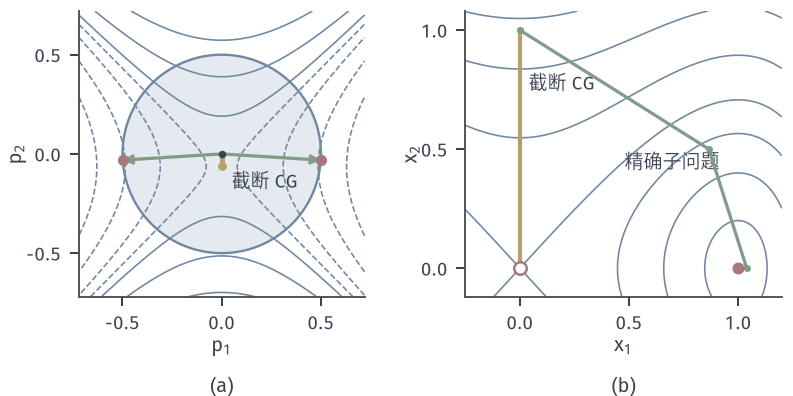

This figure's Python source:
from pathlib import Path
import sys
ROOT = next(p for p in Path(__file__).resolve().parents if (p/'build.sh').is_file() and (p/'tex/book.tex').is_file())
sys.path.insert(0, str(ROOT/'figures/00-shared/mathematical-preliminaries-upper/00-shared/comprehension-figures'))
from support import figure, save, BLUE, GREEN, YELLOW, RED, PURPLE, INK, MUTED, GRID, BLUE_FILL, GREEN_FILL, YELLOW_FILL, RED_FILL, PURPLE_FILL
import numpy as np
HERE = Path(__file__).resolve().parent
STROKE = '#4C4D4F'
def panel(fig, left, right, top, bottom, wspace=.25, hspace=.2):
    fig.set_layout_engine(None)
    fig.subplots_adjust(left=left, right=right, top=top, bottom=bottom, wspace=wspace, hspace=hspace)
def tag(fig, ax, s, y=.05):
    p = ax.get_position(); fig.text((p.x0+p.x1)/2, y, s, ha='center', va='top')
# 贯穿例 f(x)=(x1^2-1)^2/4+x2^2/2，L=2 与 M=6 在 |x1|<=1 上成立，alpha=1/2。
def F(x): return .25*(x[0]**2-1)**2+.5*x[1]**2
def G(x): return np.array([x[0]**3-x[0],x[1]])
LEV=[.02,.08,.16,.25,.4,.65,1,1.5]
def contour(ax,xr,yr,levels=LEV):
    X,Y=np.meshgrid(np.linspace(*xr,700),np.linspace(*yr,500))
    ax.contour(X,Y,.25*(X**2-1)**2+.5*Y**2,levels=levels,colors=[BLUE],linewidths=.65)
def minima(ax,pts=((1,0),(-1,0))):
    for x,y in pts: ax.plot([x],[y],'o',ms=4.8,color=RED,mew=0,zorder=6)
def saddle(ax,x=0,y=0): ax.plot([x],[y],'o',mfc='white',mec=RED,ms=5,mew=1,zorder=7)
def trs(g,lam,D):
    # 精确求解 min g.p+p.diag(lam).p/2, |p|<=D（二维对角情形）
    q=int(np.argmin(lam)); lmin=lam[q]; o=1-q
    if lmin>0 and np.linalg.norm(g/lam)<=D: return -g/lam
    if abs(g[q])<1e-14:
        mu=max(-lmin,0.); pp=np.zeros(2)
        if lam[o]+mu>0: pp[o]=-g[o]/(lam[o]+mu)
        if np.linalg.norm(pp)<=D:
            pp[q]=np.sqrt(D*D-pp[o]**2); return pp
    lo=max(0.,-lmin)+1e-14; hi=lo+1
    while np.linalg.norm(g/(lam+hi))>D: hi*=2
    for _ in range(200):
        m=.5*(lo+hi)
        if np.linalg.norm(g/(lam+m))>D: lo=m
        else: hi=m
    return -g/(lam+hi)
def tcg(g,lam,D):
    # 截断共轭梯度，二维对角 B
    z=np.zeros(2); r=g.copy(); d=-r
    if np.linalg.norm(r)<1e-12: return z
    for j in range(5):
        Bd=lam*d; c=d@Bd
        if c<=0:
            a,b,cc=d@d,2*z@d,z@z-D*D; tau=(-b+np.sqrt(b*b-4*a*cc))/(2*a); return z+tau*d
        al=r@r/c; zn=z+al*d
        if np.linalg.norm(zn)>=D:
            a,b,cc=d@d,2*z@d,z@z-D*D; tau=(-b+np.sqrt(b*b-4*a*cc))/(2*a); return z+tau*d
        rn=r+al*Bd
        if np.linalg.norm(rn)<1e-10: return zn
        be=rn@rn/(r@r); d=-rn+be*d; z,r=zn,rn
    return z
def tr_run(x0,D0,solve,T=40,tol=1e-9):
    x=np.array(x0,float); D=D0; P=[x.copy()]; rec=[]
    for t in range(T):
        g=G(x); lam=np.array([3*x[0]**2-1,1.])
        if np.linalg.norm(g)<tol and lam.min()>=-1e-9: break
        if np.linalg.norm(g)<tol and solve is tcg: break
        p=solve(g,lam,D); pred=-(g@p+.5*(lam*p*p).sum())
        if pred<=1e-15: break
        ared=F(x)-F(x+p); rho=ared/pred; acc=rho>=.25
        rec.append((t,x.copy(),D,p.copy(),pred,ared,rho,acc))
        if acc: x=x+p
        if rho<.25: D=D/2
        elif rho>=.75 and abs(np.linalg.norm(p)-D)<1e-9: D=min(2*D,2.)
        P.append(x.copy())
    return np.array(P),rec
x0=np.array([0.,.0625]); g=G(x0); lam=np.array([-1.,1.]); D=.5
fig,(a,b)=figure(width_mm=112,height_mm=56,ncols=2); panel(fig,.08,.985,.97,.25,wspace=.27)
X,Y=np.meshgrid(np.linspace(-.72,.72,500),np.linspace(-.72,.72,500))
Z=g[0]*X+g[1]*Y+.5*(lam[0]*X*X+lam[1]*Y*Y)
th=np.linspace(0,2*np.pi,300); a.fill(D*np.cos(th),D*np.sin(th),color=BLUE_FILL,lw=0); a.plot(D*np.cos(th),D*np.sin(th),color=BLUE,lw=.95)
a.contour(X,Y,Z,levels=[-.2,-.12,-.05,-.005,.03,.1,.2],colors=[BLUE],linewidths=.65)
p=trs(g,lam,D); q=tcg(g,lam,D); print(p,q)
A=dict(arrowstyle='-|>',lw=1.3,mutation_scale=7,shrinkA=0,shrinkB=0)
for s in (1,-1):
    a.annotate('',xy=(s*p[0],p[1]),xytext=(0,0),arrowprops=dict(color=GREEN,**A),zorder=6); a.plot([s*p[0]],[p[1]],'o',ms=4.5,color=RED,mew=0,zorder=7)
a.plot([0,q[0]],[0,q[1]],color=YELLOW,lw=2,zorder=7); a.plot([q[0]],[q[1]],'o',ms=3.5,color=YELLOW,mew=0,zorder=8)
a.plot([0],[0],'o',ms=3,color=INK,mew=0,zorder=9); a.text(.05,-.17,'截断 CG',fontsize=7.5)
a.set_aspect('equal'); a.set_xlim(-.72,.72); a.set_ylim(-.72,.72); a.set_xlabel('$p_1$',labelpad=1); a.set_ylabel('$p_2$',labelpad=0); a.set_xticks([-.5,0,.5]); a.set_yticks([-.5,0,.5])
contour(b,(-.25,1.2),(-.12,1.08),levels=[.02,.08,.16,.25,.4,.6,.8]); minima(b,((1,0),)); saddle(b)
P,rec=tr_run((0.,1.),1.,trs); Q,rq=tr_run((0.,1.),1.,tcg); print(P[:8],Q[:4])
for r in rec[:7]: print(r)
b.plot(P[:,0],P[:,1],'-o',color=GREEN,lw=1.3,ms=2.8,mew=0,zorder=5); b.plot(Q[:,0],Q[:,1],'-o',color=YELLOW,lw=1.7,ms=2.8,mew=0,zorder=4)
b.text(.04,.75,'截断 CG',fontsize=7.5); b.text(.48,.42,'精确子问题',fontsize=7.5)
b.set_xlim(-.25,1.2); b.set_ylim(-.12,1.08); b.set_xlabel('$x_1$',labelpad=1); b.set_ylabel('$x_2$',labelpad=0); b.set_xticks([0,.5,1]); b.set_yticks([0,.5,1])
tag(fig,a,'(a)'); tag(fig,b,'(b)')
save(fig,HERE,'figure',{'x_hat':[0,.0625],'Delta':.5,'run':'x0=(0,1),Delta0=1'})
